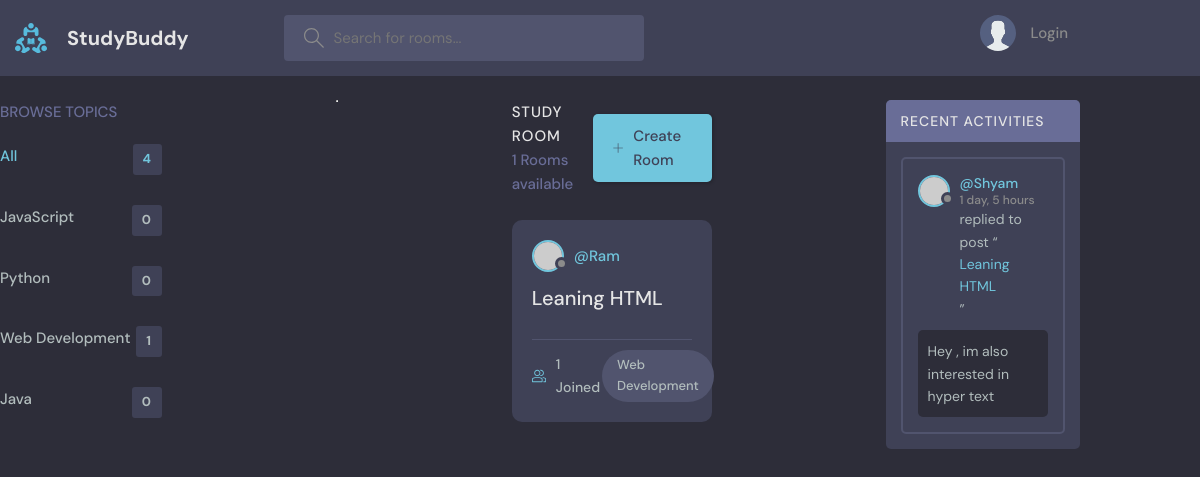
The page / on the database its author committed.
### base/models.py (models this page shows, shortened)
class Topic(models.Model):
    name = models.CharField(max_length=200)

class Room(models.Model):
    host = models.ForeignKey(User,on_delete=models.SET_NULL,null=True)
    topic =models.ForeignKey(Topic,on_delete=models.SET_NULL,null=True)
    name = models.CharField(max_length=200)
    description = models.TextField(null=True,blank=True)
    participants = models.ManyToManyField(User,related_name='participants',blank=True)
    updated = models.DateTimeField(auto_now=True)
    created = models.DateTimeField(auto_now_add=True)
    class Meta:
        ordering = ['-updated','-created']
    def __str__(self):
        return str(self.name)

class Message(models.Model):
    user = models.ForeignKey(User,on_delete=models.CASCADE)
    room = models.ForeignKey(Room,on_delete=models.CASCADE)
    body = models.TextField()
    updated = models.DateTimeField(auto_now=True)
    created = models.DateTimeField(auto_now_add=True)
    class Meta:
        ordering = ['-updated','-created']

### base/views.py (the view)
# urls.py: path('',views.home,name="home"),
def home(request):
    q = request.GET.get('q') if request.GET.get('q') != None else ''
    rooms = Room.objects.filter(
        Q(topic__name__contains=q) |
        Q(name__contains=q) |
        Q(description__contains=q)
        )
    topics = Topic.objects.all()
    room_count=rooms.count()
    room_messages = Message.objects.filter(Q(room__topic__name__icontains=q))
    return render(request,'base/home.html',{'rooms':rooms,'topics':topics,'room_count':room_count,'room_messages':room_messages})

### base/templates/base/home.html
{% extends 'main.html' %}
{% block content %}
<main class="layout layout--3">
  <div class="container">
    {% include 'base/topics_component.html' %}
    <div class="roomList">
      <div class="roomList__header">
        <div>
          <h2>Study Room</h2>
          <p>{{room_count}} Rooms available</p>
        </div>
        <a class="btn btn--main" href="{% url 'create-room' %}">
          <svg
            version="1.1"
            xmlns="http://www.w3.org/2000/svg"
            width="32"
            height="32"
            viewBox="0 0 32 32"
          >
            <title>add</title>
            <path
              d="M16.943 0.943h-1.885v14.115h-14.115v1.885h14.115v14.115h1.885v-14.115h14.115v-1.885h-14.115v-14.115z"
            ></path>
          </svg>
          Create Room
        </a>
      </div>
      {% include 'base/feed_component.html' %}
    </div>
    {% include 'base/activity_component.html' %}
  </div>
</main>
{% endblock %}

### base/templates/base/topics_component.html
<div class="topics">
    <div class="topics__header">
      <h2>Browse Topics</h2>
    </div>
    <ul class="topics__list">
      <li>
        <a href="{% url 'home' %}" class="active">All <span>{{topics.count}}</span></a>
      </li>
      {% for topic in topics %}
      <li>
        <a href="{% url 'home' %}?q={{topic.name}}">{{topic.name}}<span>{{topic.room_set.all.count}}</span></a>
      </li>
      {% endfor %}
    </ul>
  </div>
<hr>

### base/templates/base/feed_component.html (shortened to what this page needs)
{% for room in rooms%}
<div class="roomListRoom">
    <div class="roomListRoom__header">
      <a href="{% url 'user-profile' room.host.id %}" class="roomListRoom__author">
        <div class="avatar avatar--small">
          <img src="https://randomuser.me/api/portraits/women/11.jpg" />
        </div>
        <span>@{{room.host.username}}</span>
      </a>
    </div>
    <div class="roomListRoom__content">
      <a href="{% url 'room' room.id %}">{{room.name}}</a>
    </div>
    <div class="roomListRoom__meta">
      <a href="{% url 'room' room.id %}" class="roomListRoom__joined">
        {{room.participants.all.count}} Joined
      </a>
      <p class="roomListRoom__topic">{{room.topic.name}}</p>
    </div>
  </div>
{% endfor %}

### base/templates/base/activity_component.html (shortened to what this page needs)
<div class="activities">
    <div class="activities__header">
      <h2>Recent Activities</h2>
    </div>
    {% for message in room_messages %}
    <div class="activities__box">
      <div class="activities__boxHeader roomListRoom__header">
        <a href="{% url 'user-profile' message.user.id %}" class="roomListRoom__author">
          <div class="avatar avatar--small">
            <img src="https://randomuser.me/api/portraits/women/11.jpg" />
          </div>
          <p>
            @{{message.user}}
            <span>{{message.created|timesince}}</span>
          </p>
        </a>
      </div>
      <div class="activities__boxContent">
        <p>
          replied to post “<a href="{% url 'room' message.room.id %}">{{message.room}}</a
          >”
        </p>
        <div class="activities__boxRoomContent">
          {{message.body}}
        </div>
      </div>
    </div>
    {% endfor %}
  </div>

### rows shown on the page
Topic: name "JavaScript", room_set.all.count "0"
Topic: name "Python", room_set.all.count "0"
Topic: name "Web Development", room_set.all.count "1"
Topic: name "Java", room_set.all.count "0"
Room: host.username "Ram", name "Leaning HTML", participants.all.count "1", topic.name "Web Development"
Message: user "Shyam", created "1 day, 5 hours", room "Leaning HTML", body "Hey , im also interested in hyper text"

### other values the page prints
{{ topics.count }} "4"
{{ room_count }} "1"
